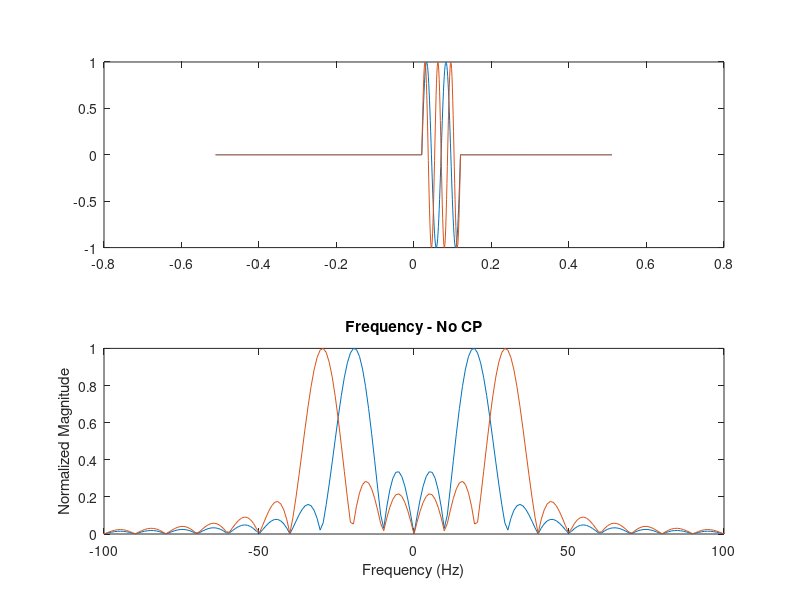
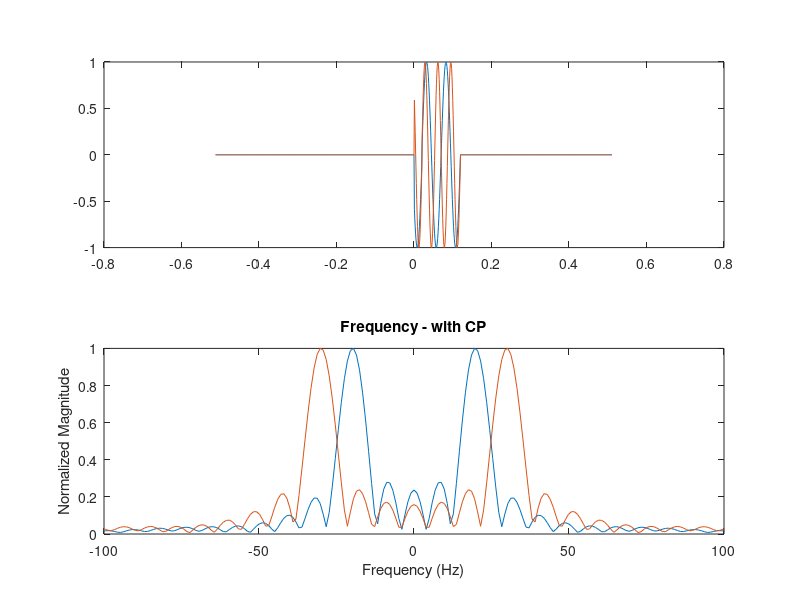

The MATLAB script that drew these images, in order:
clc;
clear;
close all;

% 定义时域样本点数量和采样间隔
N = 1024; % 样本数量
T = 1/1000; % 采样间隔，对应1000Hz的采样频率


%% 创建时域矩形信号 (boxcar function)
t = (-N/2:N/2-1)*T; % 时域坐标（考虑到对称性和0频分量位置）
rect_width = 100*T; % 矩形信号的宽度，例如100个采样间隔
rect_win = double(abs(t) < rect_width/2); % 生成矩形波形
% use 20 dot for cp.
rect_win = circshift(rect_win, 70);
% plot(t, rect_win);
rect_win2 = circshift(rect_win, 100);

% 对 sin 函数加矩形窗
f = 20;
rect_sin_signal1 = sin((t-0.02)*f*2*pi).*rect_win;
rect_sin_signal2 = sin((t-0.02)*1.5*f*2*pi).*rect_win;

%% 不加 CP 时
figure(1);
subplot(2,1,1);
plot(t, rect_sin_signal1);
hold on;
plot(t, rect_sin_signal2);

% rect_sin_signal = rect_sin_signal1 + rect_sin_signal2;

% 使用FFT将时域信号转换到频域
X_rect_sin1 = fft(rect_sin_signal1); % 进行FFT
X_rect_sin_shifted1 = fftshift(X_rect_sin1); % 频域信号以0Hz为中心（将直流分量移到中央）
X_rect_sin2 = fft(rect_sin_signal2); % 进行FFT
X_rect_sin_shifted2 = fftshift(X_rect_sin2); % 频域信号以0Hz为中心（将直流分量移到中央）

% 绘制频域信号
subplot(2,1,2);
Xf = (-N/2:N/2-1)*(1/(T*N)); % 频率坐标
plot(Xf, abs(X_rect_sin_shifted1) / max(abs(X_rect_sin_shifted1))); % 取模并正规化至0至1
hold on;
plot(Xf, abs(X_rect_sin_shifted2) / max(abs(X_rect_sin_shifted2))); % 取模并正规化至0至1

title('Frequency - No CP');
xlabel('Frequency (Hz)');
ylabel('Normalized Magnitude');
xlim([-100, 100]);

%% 加 CP 时
add_cp_signal1 = rect_sin_signal1;
add_cp_signal1(514:533) = rect_sin_signal1(613:632);
add_cp_signal2 = rect_sin_signal2;
add_cp_signal2(514:533) = rect_sin_signal2(613:632);

figure(2);
subplot(2,1,1);
plot(t, add_cp_signal1);
hold on;
plot(t, add_cp_signal2);

% 使用FFT将时域信号转换到频域
X_cp1 = fft(add_cp_signal1); % 进行FFT
X_cp_shifted1 = fftshift(X_cp1); % 频域信号以0Hz为中心（将直流分量移到中央）
X_cp2 = fft(add_cp_signal2); % 进行FFT
X_cp_shifted2 = fftshift(X_cp2); % 频域信号以0Hz为中心（将直流分量移到中央）

% 绘制频域信号
subplot(2,1,2);
Xf = (-N/2:N/2-1)*(1/(T*N)); % 频率坐标
plot(Xf, abs(X_cp_shifted1) / max(abs(X_cp_shifted1))); % 取模并正规化至0至1
hold on;
Xf = (-N/2:N/2-1)*(1/(T*N)); % 频率坐标
plot(Xf, abs(X_cp_shifted2) / max(abs(X_cp_shifted2))); % 取模并正规化至0至1
title('Frequency - with CP');
xlabel('Frequency (Hz)');
ylabel('Normalized Magnitude');
xlim([-100, 100]);




